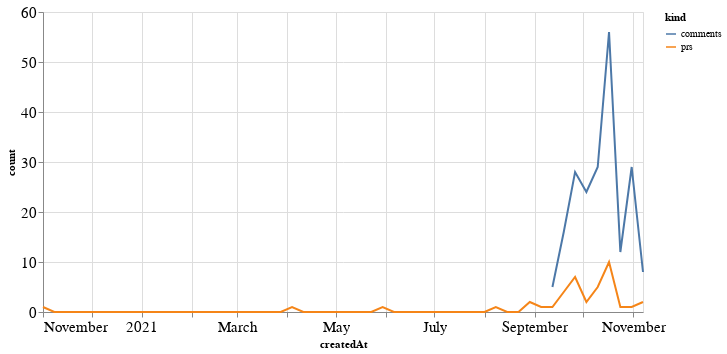

Notebook code for this chart:
### Code cell
alt.Chart(total_time, width=600).mark_line().encode(
    x='createdAt',
    y='count',
    color='kind'
)

### Figure 1 — Vega-Lite specification as saved in the notebook (floating-point values rounded to 4 significant figures)
{"config": {"axisLeft": {"labelFontSize": 15}, "axisBottom": {"labelFontSize": 15}}, "data": {"name": "data-01c7a4fc5aeae87689498616de66c3e1"}, "mark": "line", "encoding": {"color": {"type": "nominal", "field": "kind"}, "x": {"type": "temporal", "field": "createdAt"}, "y": {"type": "quantitative", "field": "count"}}, "width": 600, "$schema": "https://vega.github.io/schema/vega-lite/v4.8.1.json", "datasets": {"data-01c7a4fc5aeae87689498616de66c3e1": [{"createdAt": "2020-11-01T00:00:00", "kind": "prs", "count": 1.0}, {"createdAt": "2020-11-08T00:00:00", "kind": "prs", "count": 0.0}, {"createdAt": "2020-11-15T00:00:00", "kind": "prs", "count": 0.0}, {"createdAt": "2020-11-22T00:00:00", "kind": "prs", "count": 0.0}, {"createdAt": "2020-11-29T00:00:00", "kind": "prs", "count": 0.0}, {"createdAt": "2020-12-06T00:00:00", "kind": "prs", "count": 0.0}, {"createdAt": "2020-12-13T00:00:00", "kind": "prs", "count": 0.0}, {"createdAt": "2020-12-20T00:00:00", "kind": "prs", "count": 0.0}, {"createdAt": "2020-12-27T00:00:00", "kind": "prs", "count": 0.0}, {"createdAt": "2021-01-03T00:00:00", "kind": "prs", "count": 0.0}, {"createdAt": "2021-01-10T00:00:00", "kind": "prs", "count": 0.0}, {"createdAt": "2021-01-17T00:00:00", "kind": "prs", "count": 0.0}, {"createdAt": "2021-01-24T00:00:00", "kind": "prs", "count": 0.0}, {"createdAt": "2021-01-31T00:00:00", "kind": "prs", "count": 0.0}, {"createdAt": "2021-02-07T00:00:00", "kind": "prs", "count": 0.0}, {"createdAt": "2021-02-14T00:00:00", "kind": "prs", "count": 0.0}, {"createdAt": "2021-02-21T00:00:00", "kind": "prs", "count": 0.0}, {"createdAt": "2021-02-28T00:00:00", "kind": "prs", "count": 0.0}, {"createdAt": "2021-03-07T00:00:00", "kind": "prs", "count": 0.0}, {"createdAt": "2021-03-14T00:00:00", "kind": "prs", "count": 0.0}, {"createdAt": "2021-03-21T00:00:00", "kind": "prs", "count": 0.0}, {"createdAt": "2021-03-28T00:00:00", "kind": "prs", "count": 0.0}, {"createdAt": "2021-04-04T00:00:00", "kind": "prs", "count": 1.0}, {"createdAt": "2021-04-11T00:00:00", "kind": "prs", "count": 0.0}, {"createdAt": "2021-04-18T00:00:00", "kind": "prs", "count": 0.0}, {"createdAt": "2021-04-25T00:00:00", "kind": "prs", "count": 0.0}, {"createdAt": "2021-05-02T00:00:00", "kind": "prs", "count": 0.0}, {"createdAt": "2021-05-09T00:00:00", "kind": "prs", "count": 0.0}, {"createdAt": "2021-05-16T00:00:00", "kind": "prs", "count": 0.0}, {"createdAt": "2021-05-23T00:00:00", "kind": "prs", "count": 0.0}, {"createdAt": "2021-05-30T00:00:00", "kind": "prs", "count": 1.0}, {"createdAt": "2021-06-06T00:00:00", "kind": "prs", "count": 0.0}, {"createdAt": "2021-06-13T00:00:00", "kind": "prs", "count": 0.0}, {"createdAt": "2021-06-20T00:00:00", "kind": "prs", "count": 0.0}, {"createdAt": "2021-06-27T00:00:00", "kind": "prs", "count": 0.0}, {"createdAt": "2021-07-04T00:00:00", "kind": "prs", "count": 0.0}, {"createdAt": "2021-07-11T00:00:00", "kind": "prs", "count": 0.0}, {"createdAt": "2021-07-18T00:00:00", "kind": "prs", "count": 0.0}, {"createdAt": "2021-07-25T00:00:00", "kind": "prs", "count": 0.0}, {"createdAt": "2021-08-01T00:00:00", "kind": "prs", "count": 0.0}, {"createdAt": "2021-08-08T00:00:00", "kind": "prs", "count": 1.0}, {"createdAt": "2021-08-15T00:00:00", "kind": "prs", "count": 0.0}, {"createdAt": "2021-08-22T00:00:00", "kind": "prs", "count": 0.0}, {"createdAt": "2021-08-29T00:00:00", "kind": "prs", "count": 2.0}, {"createdAt": "2021-09-05T00:00:00", "kind": "prs", "count": 1.0}, {"createdAt": "2021-09-12T00:00:00", "kind": "prs", "count": 1.0}, {"createdAt": "2021-09-19T00:00:00", "kind": "prs", "count": 4.0}, {"createdAt": "2021-09-26T00:00:00", "kind": "prs", "count": 7.0}, {"createdAt": "2021-10-03T00:00:00", "kind": "prs", "count": 2.0}, {"createdAt": "2021-10-10T00:00:00", "kind": "prs", "count": 5.0}, {"createdAt": "2021-10-17T00:00:00", "kind": "prs", "count": 10.0}, {"createdAt": "2021-10-24T00:00:00", "kind": "prs", "count": 1.0}, {"createdAt": "2021-10-31T00:00:00", "kind": "prs", "count": 1.0}, {"createdAt": "2021-11-07T00:00:00", "kind": "prs", "count": 2.0}, {"createdAt": "2020-11-01T00:00:00", "kind": "comments", "count": null}, {"createdAt": "2020-11-08T00:00:00", "kind": "comments", "count": null}, {"createdAt": "2020-11-15T00:00:00", "kind": "comments", "count": null}, {"createdAt": "2020-11-22T00:00:00", "kind": "comments", "count": null}, {"createdAt": "2020-11-29T00:00:00", "kind": "comments", "count": null}, {"createdAt": "2020-12-06T00:00:00", "kind": "comments", "count": null}, {"createdAt": "2020-12-13T00:00:00", "kind": "comments", "count": null}, {"createdAt": "2020-12-20T00:00:00", "kind": "comments", "count": null}, {"createdAt": "2020-12-27T00:00:00", "kind": "comments", "count": null}, {"createdAt": "2021-01-03T00:00:00", "kind": "comments", "count": null}, {"createdAt": "2021-01-10T00:00:00", "kind": "comments", "count": null}, {"createdAt": "2021-01-17T00:00:00", "kind": "comments", "count": null}, {"createdAt": "2021-01-24T00:00:00", "kind": "comments", "count": null}, {"createdAt": "2021-01-31T00:00:00", "kind": "comments", "count": null}, {"createdAt": "2021-02-07T00:00:00", "kind": "comments", "count": null}, {"createdAt": "2021-02-14T00:00:00", "kind": "comments", "count": null}, {"createdAt": "2021-02-21T00:00:00", "kind": "comments", "count": null}, {"createdAt": "2021-02-28T00:00:00", "kind": "comments", "count": null}, {"createdAt": "2021-03-07T00:00:00", "kind": "comments", "count": null}, {"createdAt": "2021-03-14T00:00:00", "kind": "comments", "count": null}, {"createdAt": "2021-03-21T00:00:00", "kind": "comments", "count": null}, {"createdAt": "2021-03-28T00:00:00", "kind": "comments", "count": null}, {"createdAt": "2021-04-04T00:00:00", "kind": "comments", "count": null}, {"createdAt": "2021-04-11T00:00:00", "kind": "comments", "count": null}, {"createdAt": "2021-04-18T00:00:00", "kind": "comments", "count": null}, {"createdAt": "2021-04-25T00:00:00", "kind": "comments", "count": null}, {"createdAt": "2021-05-02T00:00:00", "kind": "comments", "count": null}, {"createdAt": "2021-05-09T00:00:00", "kind": "comments", "count": null}, {"createdAt": "2021-05-16T00:00:00", "kind": "comments", "count": null}, {"createdAt": "2021-05-23T00:00:00", "kind": "comments", "count": null}, {"createdAt": "2021-05-30T00:00:00", "kind": "comments", "count": null}, {"createdAt": "2021-06-06T00:00:00", "kind": "comments", "count": null}, {"createdAt": "2021-06-13T00:00:00", "kind": "comments", "count": null}, {"createdAt": "2021-06-20T00:00:00", "kind": "comments", "count": null}, {"createdAt": "2021-06-27T00:00:00", "kind": "comments", "count": null}, {"createdAt": "2021-07-04T00:00:00", "kind": "comments", "count": null}, {"createdAt": "2021-07-11T00:00:00", "kind": "comments", "count": null}, {"createdAt": "2021-07-18T00:00:00", "kind": "comments", "count": null}, {"createdAt": "2021-07-25T00:00:00", "kind": "comments", "count": null}, {"createdAt": "2021-08-01T00:00:00", "kind": "comments", "count": null}, {"createdAt": "2021-08-08T00:00:00", "kind": "comments", "count": null}, {"createdAt": "2021-08-15T00:00:00", "kind": "comments", "count": null}, {"createdAt": "2021-08-22T00:00:00", "kind": "comments", "count": null}, {"createdAt": "2021-08-29T00:00:00", "kind": "comments", "count": null}, {"createdAt": "2021-09-05T00:00:00", "kind": "comments", "count": null}, {"createdAt": "2021-09-12T00:00:00", "kind": "comments", "count": 5.0}, {"createdAt": "2021-09-19T00:00:00", "kind": "comments", "count": 16.0}, {"createdAt": "2021-09-26T00:00:00", "kind": "comments", "count": 28.0}, {"createdAt": "2021-10-03T00:00:00", "kind": "comments", "count": 24.0}, {"createdAt": "2021-10-10T00:00:00", "kind": "comments", "count": 29.0}, {"createdAt": "2021-10-17T00:00:00", "kind": "comments", "count": 56.0}, {"createdAt": "2021-10-24T00:00:00", "kind": "comments", "count": 12.0}, {"createdAt": "2021-10-31T00:00:00", "kind": "comments", "count": 29.0}, {"createdAt": "2021-11-07T00:00:00", "kind": "comments", "count": 8.0}]}}
